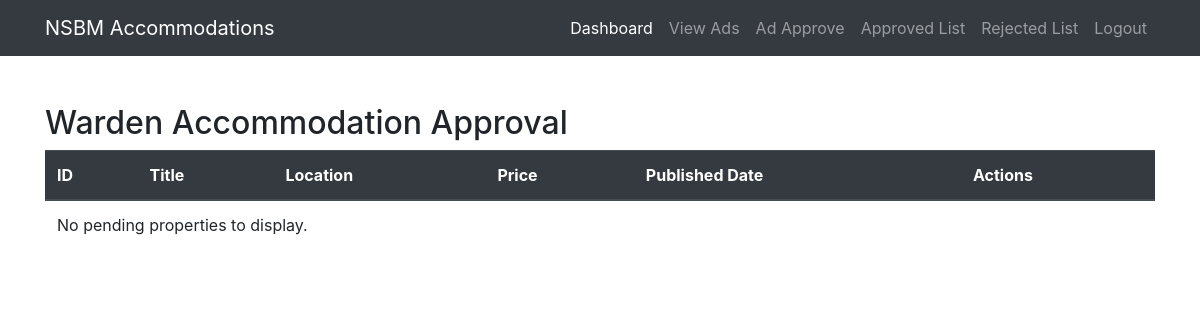
Before: /WardenPending.php (signed in) with the older database file.
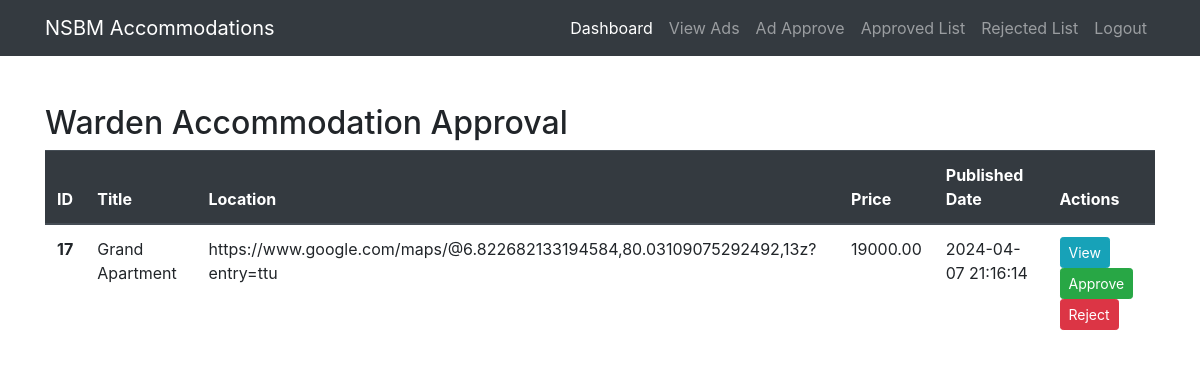
After: the same page with the newer database file.
### tables this page shows
CREATE TABLE `properties` (
  `property_id` int(11) NOT NULL,
  `landlord_id` int(11) NOT NULL,
  `title` varchar(255) NOT NULL,
  `description` text NOT NULL,
  `price` decimal(10,2) NOT NULL,
  `location` varchar(255) NOT NULL,
  `status` enum('pending','approved','rejected') NOT NULL DEFAULT 'pending',
  `created_at` timestamp NOT NULL DEFAULT current_timestamp(),
  `updated_at` timestamp NOT NULL DEFAULT current_timestamp() ON UPDATE current_timestamp(),
  `latitude` decimal(10,8) DEFAULT NULL,
  `longitude` decimal(11,8) DEFAULT NULL,
  `image` mediumblob DEFAULT NULL
);

### php/utils/constants.php (called while the page is built)
<?php
class Constants {
    public $DOMAIN = "http://localhost:880/NSBM%20Accommodation";
    private $paths = array(
      'home' => '',
      'login' => 'auth/login.php',
      'signup' => 'auth/signup.php',
      'logout' => 'auth/logout.php',
      'student_search' => 'StudentAcarch.phpcSe',
      'student_dashboard' => 'StudentDashboard.php',
      'warden_ad_view' => 'WardenAdOverview.php',
      'landlord_dashboard' => 'landlordsDashboard.php',
      'admin_dashboard' => 'AdminDashboard.php',
      'warden_approve' => 'WardenApprove.php',
      'warden_dashboard' => 'WardenDashboard.php',
      'student_reservations.php' => 'StudentReservationView.php',
      'approve_property' => 'api/property/approveProperty.php',
      'reject_property' => 'api/property/rejectProperty.php',
      'signup_css' => 'css/signup.css',
      'login_css' => 'css/login.css',
      'main_css' => 'css/main.css',
    );
    public function get_link($page) {
        return $this->DOMAIN.'/'.$this->paths[$page];
    }
}
?>

### WardenPending.php (the view, shortened to what the changed rows need)
<?php
include_once 'php/utils/constants.php';
include_once 'php/utils/db.php';
$web_constants = new Constants();
$properties = [];
if (isset($_SESSION['user_type']) && $_SESSION['user_type'] == 'warden'){
    try {
        $db_obj = new DBConnection();
        $db_obj->connect();
        $pdo = $db_obj->get_conn();
        $stmt = $pdo->prepare("SELECT * FROM properties WHERE status='pending'");
        $stmt->execute();
        $properties = $stmt->fetchAll(PDO::FETCH_ASSOC);
    } catch (PDOException $e) {
        die("Could not connect to the database $dbname :" . $e->getMessage());
    }
} else {
    header('Location: ' . $web_constants->get_link('login'));
    exit;
}
?>
<!DOCTYPE html>
<html lang="en">
<head>
    <link rel="stylesheet" href="https://cdn.jsdelivr.net/npm/bootstrap@4.5.2/dist/css/bootstrap.min.css">
</head>
<body>
    <div class="container mt-5">
    <h2>Warden Accommodation Approval</h2>
    <table class="table table-hover">
        <thead class="thead-dark">
            <tr>
                <th scope="col">ID</th>
                <th scope="col">Title</th>
                <th scope="col">Location</th>
                <th scope="col">Price</th>
                <th scope="col">Published Date</th>
                <th scope="col">Actions</th>
            </tr>
        </thead>
        <tbody>
        <?php
                if (count($properties) > 0) {
                    foreach($properties as $accommodation) {
                        $modalId = "viewModal" . $accommodation['property_id'];
                        echo "<tr>";
                        echo "<th scope='row'>" . htmlspecialchars($accommodation['property_id']) . "</th>";
                        echo "<td>" . htmlspecialchars($accommodation['title']) . "</td>";
                        echo "<td>" . htmlspecialchars($accommodation['location']) . "</td>";
                        echo "<td>" . htmlspecialchars($accommodation['price']) . "</td>";
                        echo "<td>" . htmlspecialchars($accommodation['created_at']) . "</td>";
                        echo "<td>";
                        echo "<button class='btn btn-info btn-sm' data-toggle='modal' data-target='#".$modalId."'>View</button> ";
                        echo "<form action='".$web_constants->get_link('approve_property')."?id=".$accommodation['property_id']."' method='POST'>";
                        echo "<input class='btn btn-success btn-sm' type='submit' name='status' value='Approve' /> ";
                        echo "<input   class='btn btn-danger btn-sm' type='submit' name='status' value='Reject' />";
                        echo "</form>";
                        echo "</td>";
                        echo "</tr>";
                        ?>
                        <?php
                    }
                } else {
                    echo "<tr><td colspan='6'>No pending properties to display.</td></tr>";
                }
            ?>
        </tbody>
    </table>
</div>
</body>
</html>

Changed rows visible on the page:
added properties: property_id "17", title "Grand Apartment", location "https://www.google.com/maps/@6.822682133194584,80.03109075292492,13z?entry=ttu", price "19000.00", created_at "2024-04-07 21:16:14"
Other visible differences:
text no longer shown: "No pending properties to display."
